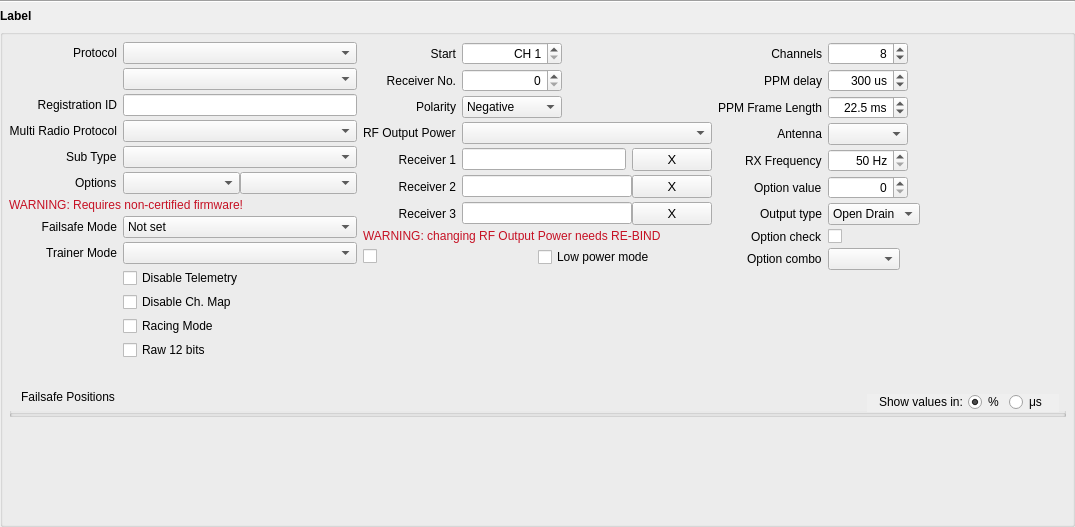
<?xml version="1.0" encoding="UTF-8"?>
<ui version="4.0">
 <class>Module</class>
 <widget class="QWidget" name="Module">
  <property name="geometry">
   <rect>
    <x>0</x>
    <y>0</y>
    <width>1075</width>
    <height>527</height>
   </rect>
  </property>
  <property name="windowTitle">
   <string/>
  </property>
  <property name="styleSheet">
   <string notr="true"/>
  </property>
  <layout class="QVBoxLayout" name="verticalLayout">
   <property name="spacing">
    <number>6</number>
   </property>
   <property name="leftMargin">
    <number>0</number>
   </property>
   <property name="topMargin">
    <number>0</number>
   </property>
   <property name="rightMargin">
    <number>0</number>
   </property>
   <property name="bottomMargin">
    <number>0</number>
   </property>
   <item>
    <widget class="Line" name="line">
     <property name="orientation">
      <enum>Qt::Horizontal</enum>
     </property>
    </widget>
   </item>
   <item>
    <widget class="QLabel" name="label_module">
     <property name="sizePolicy">
      <sizepolicy hsizetype="Expanding" vsizetype="Fixed">
       <horstretch>0</horstretch>
       <verstretch>0</verstretch>
      </sizepolicy>
     </property>
     <property name="font">
      <font>
       <weight>75</weight>
       <bold>true</bold>
      </font>
     </property>
     <property name="text">
      <string notr="true">Label</string>
     </property>
    </widget>
   </item>
   <item>
    <widget class="QGroupBox" name="moduleGB">
     <property name="sizePolicy">
      <sizepolicy hsizetype="Preferred" vsizetype="Preferred">
       <horstretch>0</horstretch>
       <verstretch>0</verstretch>
      </sizepolicy>
     </property>
     <property name="maximumSize">
      <size>
       <width>16777215</width>
       <height>16777215</height>
      </size>
     </property>
     <property name="title">
      <string notr="true"/>
     </property>
     <layout class="QGridLayout" name="gridLayout">
      <property name="leftMargin">
       <number>6</number>
      </property>
      <property name="topMargin">
       <number>7</number>
      </property>
      <property name="rightMargin">
       <number>6</number>
      </property>
      <property name="bottomMargin">
       <number>7</number>
      </property>
      <property name="spacing">
       <number>6</number>
      </property>
      <item row="2" column="0" colspan="3">
       <spacer name="verticalSpacer">
        <property name="orientation">
         <enum>Qt::Vertical</enum>
        </property>
        <property name="sizeHint" stdset="0">
         <size>
          <width>20</width>
          <height>0</height>
         </size>
        </property>
       </spacer>
      </item>
      <item row="0" column="0">
       <layout class="QFormLayout" name="formLayout_col1">
        <property name="labelAlignment">
         <set>Qt::AlignRight|Qt::AlignTrailing|Qt::AlignVCenter</set>
        </property>
        <property name="horizontalSpacing">
         <number>6</number>
        </property>
        <property name="verticalSpacing">
         <number>4</number>
        </property>
        <item row="0" column="0">
         <widget class="QLabel" name="label_protocol">
          <property name="maximumSize">
           <size>
            <width>16777215</width>
            <height>16777215</height>
           </size>
          </property>
          <property name="text">
           <string>Protocol</string>
          </property>
          <property name="alignment">
           <set>Qt::AlignRight|Qt::AlignTrailing|Qt::AlignVCenter</set>
          </property>
         </widget>
        </item>
        <item row="0" column="1">
         <widget class="AutoComboBox" name="protocol">
          <property name="sizePolicy">
           <sizepolicy hsizetype="Minimum" vsizetype="Fixed">
            <horstretch>0</horstretch>
            <verstretch>0</verstretch>
           </sizepolicy>
          </property>
          <property name="minimumSize">
           <size>
            <width>180</width>
            <height>0</height>
           </size>
          </property>
          <property name="sizeAdjustPolicy">
           <enum>QComboBox::AdjustToContents</enum>
          </property>
         </widget>
        </item>
        <item row="1" column="1">
         <widget class="AutoComboBox" name="telemetryBaudrate">
          <property name="sizeAdjustPolicy">
           <enum>QComboBox::AdjustToContents</enum>
          </property>
         </widget>
        </item>
        <item row="2" column="0">
         <widget class="QLabel" name="registrationIdLabel">
          <property name="text">
           <string>Registration ID</string>
          </property>
          <property name="alignment">
           <set>Qt::AlignRight|Qt::AlignTrailing|Qt::AlignVCenter</set>
          </property>
         </widget>
        </item>
        <item row="2" column="1">
         <widget class="QLineEdit" name="registrationId">
          <property name="inputMask">
           <string notr="true"/>
          </property>
          <property name="readOnly">
           <bool>true</bool>
          </property>
         </widget>
        </item>
        <item row="3" column="0">
         <widget class="QLabel" name="label_multiProtocol">
          <property name="text">
           <string>Multi Radio Protocol</string>
          </property>
          <property name="alignment">
           <set>Qt::AlignRight|Qt::AlignTrailing|Qt::AlignVCenter</set>
          </property>
         </widget>
        </item>
        <item row="3" column="1">
         <widget class="QComboBox" name="multiProtocol">
          <property name="sizePolicy">
           <sizepolicy hsizetype="Minimum" vsizetype="Fixed">
            <horstretch>0</horstretch>
            <verstretch>0</verstretch>
           </sizepolicy>
          </property>
          <property name="minimumSize">
           <size>
            <width>150</width>
            <height>0</height>
           </size>
          </property>
          <property name="sizeAdjustPolicy">
           <enum>QComboBox::AdjustToContents</enum>
          </property>
         </widget>
        </item>
        <item row="4" column="0">
         <widget class="QLabel" name="label_multiSubType">
          <property name="text">
           <string>Sub Type</string>
          </property>
         </widget>
        </item>
        <item row="4" column="1">
         <widget class="QComboBox" name="multiSubType">
          <property name="sizePolicy">
           <sizepolicy hsizetype="Minimum" vsizetype="Fixed">
            <horstretch>0</horstretch>
            <verstretch>0</verstretch>
           </sizepolicy>
          </property>
          <property name="minimumSize">
           <size>
            <width>150</width>
            <height>0</height>
           </size>
          </property>
          <property name="sizeAdjustPolicy">
           <enum>QComboBox::AdjustToContents</enum>
          </property>
         </widget>
        </item>
        <item row="6" column="0" colspan="2">
         <widget class="QLabel" name="warning_r9mFlex">
          <property name="palette">
           <palette>
            <active>
             <colorrole role="WindowText">
              <brush brushstyle="SolidPattern">
               <color alpha="255">
                <red>198</red>
                <green>17</green>
                <blue>36</blue>
               </color>
              </brush>
             </colorrole>
            </active>
            <inactive>
             <colorrole role="WindowText">
              <brush brushstyle="SolidPattern">
               <color alpha="255">
                <red>198</red>
                <green>17</green>
                <blue>36</blue>
               </color>
              </brush>
             </colorrole>
            </inactive>
            <disabled>
             <colorrole role="WindowText">
              <brush brushstyle="SolidPattern">
               <color alpha="255">
                <red>106</red>
                <green>104</green>
                <blue>100</blue>
               </color>
              </brush>
             </colorrole>
            </disabled>
           </palette>
          </property>
          <property name="text">
           <string>WARNING: Requires non-certified firmware!</string>
          </property>
         </widget>
        </item>
        <item row="7" column="0">
         <widget class="QLabel" name="label_failsafeMode">
          <property name="maximumSize">
           <size>
            <width>16777215</width>
            <height>16777215</height>
           </size>
          </property>
          <property name="text">
           <string>Failsafe Mode</string>
          </property>
          <property name="alignment">
           <set>Qt::AlignRight|Qt::AlignTrailing|Qt::AlignVCenter</set>
          </property>
         </widget>
        </item>
        <item row="7" column="1">
         <widget class="QComboBox" name="failsafeMode">
          <property name="sizePolicy">
           <sizepolicy hsizetype="Minimum" vsizetype="Fixed">
            <horstretch>0</horstretch>
            <verstretch>0</verstretch>
           </sizepolicy>
          </property>
          <property name="minimumSize">
           <size>
            <width>150</width>
            <height>0</height>
           </size>
          </property>
          <property name="sizeAdjustPolicy">
           <enum>QComboBox::AdjustToContents</enum>
          </property>
          <item>
           <property name="text">
            <string>Not set</string>
           </property>
          </item>
          <item>
           <property name="text">
            <string>Hold</string>
           </property>
          </item>
          <item>
           <property name="text">
            <string>Custom</string>
           </property>
          </item>
          <item>
           <property name="text">
            <string>No Pulses</string>
           </property>
          </item>
          <item>
           <property name="text">
            <string>Receiver</string>
           </property>
          </item>
         </widget>
        </item>
        <item row="8" column="0">
         <widget class="QLabel" name="label_trainerMode">
          <property name="maximumSize">
           <size>
            <width>16777215</width>
            <height>16777215</height>
           </size>
          </property>
          <property name="text">
           <string>Trainer Mode</string>
          </property>
          <property name="alignment">
           <set>Qt::AlignRight|Qt::AlignTrailing|Qt::AlignVCenter</set>
          </property>
         </widget>
        </item>
        <item row="8" column="1">
         <widget class="AutoComboBox" name="trainerMode">
          <property name="sizePolicy">
           <sizepolicy hsizetype="Minimum" vsizetype="Fixed">
            <horstretch>0</horstretch>
            <verstretch>0</verstretch>
           </sizepolicy>
          </property>
          <property name="minimumSize">
           <size>
            <width>150</width>
            <height>0</height>
           </size>
          </property>
          <property name="sizeAdjustPolicy">
           <enum>QComboBox::AdjustToContents</enum>
          </property>
         </widget>
        </item>
        <item row="9" column="1">
         <widget class="QCheckBox" name="disableTelem">
          <property name="text">
           <string>Disable Telemetry</string>
          </property>
         </widget>
        </item>
        <item row="12" column="1">
         <widget class="QCheckBox" name="disableChMap">
          <property name="text">
           <string>Disable Ch. Map</string>
          </property>
         </widget>
        </item>
        <item row="13" column="1">
         <widget class="QCheckBox" name="racingMode">
          <property name="text">
           <string>Racing Mode</string>
          </property>
         </widget>
        </item>
        <item row="14" column="1">
         <widget class="QCheckBox" name="raw12bits">
          <property name="text">
           <string>Raw 12 bits</string>
          </property>
         </widget>
        </item>
        <item row="16" column="0" colspan="2">
         <spacer name="horizontalSpacer_3">
          <property name="orientation">
           <enum>Qt::Horizontal</enum>
          </property>
          <property name="sizeHint" stdset="0">
           <size>
            <width>40</width>
            <height>20</height>
           </size>
          </property>
         </spacer>
        </item>
        <item row="5" column="0">
         <widget class="QLabel" name="label_afhds2aOptions">
          <property name="text">
           <string>Options</string>
          </property>
         </widget>
        </item>
        <item row="5" column="1">
         <layout class="QHBoxLayout" name="horizontalLayout_3">
          <item>
           <widget class="QComboBox" name="cboAfhds2aOpt1"/>
          </item>
          <item>
           <widget class="QComboBox" name="cboAfhds2aOpt2"/>
          </item>
         </layout>
        </item>
       </layout>
      </item>
      <item row="0" column="1">
       <layout class="QFormLayout" name="formLayout_2">
        <property name="labelAlignment">
         <set>Qt::AlignRight|Qt::AlignTrailing|Qt::AlignVCenter</set>
        </property>
        <property name="horizontalSpacing">
         <number>6</number>
        </property>
        <property name="verticalSpacing">
         <number>4</number>
        </property>
        <item row="0" column="0">
         <widget class="QLabel" name="label_channelsStart">
          <property name="maximumSize">
           <size>
            <width>16777215</width>
            <height>16777215</height>
           </size>
          </property>
          <property name="text">
           <string>Start</string>
          </property>
          <property name="alignment">
           <set>Qt::AlignRight|Qt::AlignTrailing|Qt::AlignVCenter</set>
          </property>
         </widget>
        </item>
        <item row="0" column="1">
         <widget class="QSpinBox" name="channelsStart">
          <property name="sizePolicy">
           <sizepolicy hsizetype="Maximum" vsizetype="Fixed">
            <horstretch>0</horstretch>
            <verstretch>0</verstretch>
           </sizepolicy>
          </property>
          <property name="minimumSize">
           <size>
            <width>100</width>
            <height>0</height>
           </size>
          </property>
          <property name="alignment">
           <set>Qt::AlignRight|Qt::AlignTrailing|Qt::AlignVCenter</set>
          </property>
          <property name="suffix">
           <string/>
          </property>
          <property name="prefix">
           <string>CH </string>
          </property>
          <property name="minimum">
           <number>1</number>
          </property>
          <property name="maximum">
           <number>32</number>
          </property>
          <property name="singleStep">
           <number>1</number>
          </property>
          <property name="value">
           <number>1</number>
          </property>
         </widget>
        </item>
        <item row="1" column="0">
         <widget class="QLabel" name="label_rxNumber">
          <property name="maximumSize">
           <size>
            <width>16777215</width>
            <height>16777215</height>
           </size>
          </property>
          <property name="text">
           <string>Receiver No.</string>
          </property>
          <property name="alignment">
           <set>Qt::AlignRight|Qt::AlignTrailing|Qt::AlignVCenter</set>
          </property>
         </widget>
        </item>
        <item row="1" column="1">
         <widget class="QSpinBox" name="rxNumber">
          <property name="sizePolicy">
           <sizepolicy hsizetype="Maximum" vsizetype="Fixed">
            <horstretch>0</horstretch>
            <verstretch>0</verstretch>
           </sizepolicy>
          </property>
          <property name="minimumSize">
           <size>
            <width>100</width>
            <height>0</height>
           </size>
          </property>
          <property name="alignment">
           <set>Qt::AlignRight|Qt::AlignTrailing|Qt::AlignVCenter</set>
          </property>
          <property name="suffix">
           <string/>
          </property>
          <property name="minimum">
           <number>0</number>
          </property>
          <property name="maximum">
           <number>63</number>
          </property>
          <property name="singleStep">
           <number>1</number>
          </property>
          <property name="value">
           <number>0</number>
          </property>
         </widget>
        </item>
        <item row="2" column="0">
         <widget class="QLabel" name="label_ppmPolarity">
          <property name="maximumSize">
           <size>
            <width>16777215</width>
            <height>16777215</height>
           </size>
          </property>
          <property name="text">
           <string>Polarity</string>
          </property>
          <property name="alignment">
           <set>Qt::AlignRight|Qt::AlignTrailing|Qt::AlignVCenter</set>
          </property>
         </widget>
        </item>
        <item row="2" column="1">
         <widget class="QComboBox" name="ppmPolarity">
          <property name="sizePolicy">
           <sizepolicy hsizetype="Maximum" vsizetype="Fixed">
            <horstretch>0</horstretch>
            <verstretch>0</verstretch>
           </sizepolicy>
          </property>
          <property name="minimumSize">
           <size>
            <width>100</width>
            <height>0</height>
           </size>
          </property>
          <property name="sizeAdjustPolicy">
           <enum>QComboBox::AdjustToContents</enum>
          </property>
          <item>
           <property name="text">
            <string>Negative</string>
           </property>
          </item>
          <item>
           <property name="text">
            <string>Positive</string>
           </property>
          </item>
         </widget>
        </item>
        <item row="3" column="0">
         <widget class="QLabel" name="label_r9mPower">
          <property name="text">
           <string>RF Output Power</string>
          </property>
         </widget>
        </item>
        <item row="3" column="1">
         <widget class="QComboBox" name="r9mPower"/>
        </item>
        <item row="4" column="0">
         <widget class="QLabel" name="rx1Label">
          <property name="text">
           <string>Receiver 1</string>
          </property>
          <property name="alignment">
           <set>Qt::AlignRight|Qt::AlignTrailing|Qt::AlignVCenter</set>
          </property>
         </widget>
        </item>
        <item row="4" column="1">
         <layout class="QHBoxLayout" name="rx1Layout">
          <property name="spacing">
           <number>6</number>
          </property>
          <property name="topMargin">
           <number>0</number>
          </property>
          <property name="bottomMargin">
           <number>0</number>
          </property>
          <item>
           <widget class="QLineEdit" name="rx1">
            <property name="text">
             <string/>
            </property>
            <property name="readOnly">
             <bool>true</bool>
            </property>
            <property name="clearButtonEnabled">
             <bool>false</bool>
            </property>
           </widget>
          </item>
          <item>
           <widget class="QPushButton" name="clearRx1">
            <property name="sizePolicy">
             <sizepolicy hsizetype="Minimum" vsizetype="Minimum">
              <horstretch>0</horstretch>
              <verstretch>0</verstretch>
             </sizepolicy>
            </property>
            <property name="font">
             <font>
              <pointsize>10</pointsize>
             </font>
            </property>
            <property name="text">
             <string>X</string>
            </property>
            <property name="flat">
             <bool>false</bool>
            </property>
           </widget>
          </item>
         </layout>
        </item>
        <item row="5" column="0">
         <widget class="QLabel" name="rx2Label">
          <property name="text">
           <string>Receiver 2</string>
          </property>
          <property name="alignment">
           <set>Qt::AlignRight|Qt::AlignTrailing|Qt::AlignVCenter</set>
          </property>
         </widget>
        </item>
        <item row="5" column="1">
         <layout class="QHBoxLayout" name="rx2Layout">
          <item>
           <widget class="QLineEdit" name="rx2">
            <property name="readOnly">
             <bool>true</bool>
            </property>
           </widget>
          </item>
          <item>
           <widget class="QPushButton" name="clearRx2">
            <property name="font">
             <font>
              <pointsize>10</pointsize>
             </font>
            </property>
            <property name="text">
             <string>X</string>
            </property>
            <property name="flat">
             <bool>false</bool>
            </property>
           </widget>
          </item>
         </layout>
        </item>
        <item row="6" column="0">
         <widget class="QLabel" name="rx3Label">
          <property name="text">
           <string>Receiver 3</string>
          </property>
          <property name="alignment">
           <set>Qt::AlignRight|Qt::AlignTrailing|Qt::AlignVCenter</set>
          </property>
         </widget>
        </item>
        <item row="6" column="1">
         <layout class="QHBoxLayout" name="rx3Layout">
          <item>
           <widget class="QLineEdit" name="rx3">
            <property name="readOnly">
             <bool>true</bool>
            </property>
           </widget>
          </item>
          <item>
           <widget class="QPushButton" name="clearRx3">
            <property name="font">
             <font>
              <pointsize>10</pointsize>
             </font>
            </property>
            <property name="text">
             <string>X</string>
            </property>
            <property name="flat">
             <bool>false</bool>
            </property>
           </widget>
          </item>
         </layout>
        </item>
        <item row="7" column="0" colspan="2">
         <widget class="QLabel" name="warning_r9mPower">
          <property name="palette">
           <palette>
            <active>
             <colorrole role="WindowText">
              <brush brushstyle="SolidPattern">
               <color alpha="255">
                <red>198</red>
                <green>17</green>
                <blue>36</blue>
               </color>
              </brush>
             </colorrole>
            </active>
            <inactive>
             <colorrole role="WindowText">
              <brush brushstyle="SolidPattern">
               <color alpha="255">
                <red>198</red>
                <green>17</green>
                <blue>36</blue>
               </color>
              </brush>
             </colorrole>
            </inactive>
            <disabled>
             <colorrole role="WindowText">
              <brush brushstyle="SolidPattern">
               <color alpha="255">
                <red>106</red>
                <green>104</green>
                <blue>100</blue>
               </color>
              </brush>
             </colorrole>
            </disabled>
           </palette>
          </property>
          <property name="text">
           <string>WARNING: changing RF Output Power needs RE-BIND</string>
          </property>
         </widget>
        </item>
        <item row="8" column="0" colspan="2">
         <layout class="QHBoxLayout" name="horizontalLayout_2">
          <item>
           <widget class="QCheckBox" name="autoBind">
            <property name="text">
             <string/>
            </property>
           </widget>
          </item>
          <item>
           <widget class="QCheckBox" name="lowPower">
            <property name="text">
             <string>Low power mode</string>
            </property>
           </widget>
          </item>
         </layout>
        </item>
        <item row="9" column="0" colspan="2">
         <spacer name="horizontalSpacer_2">
          <property name="orientation">
           <enum>Qt::Horizontal</enum>
          </property>
          <property name="sizeHint" stdset="0">
           <size>
            <width>40</width>
            <height>20</height>
           </size>
          </property>
         </spacer>
        </item>
       </layout>
      </item>
      <item row="0" column="2">
       <layout class="QFormLayout" name="formLayout_3">
        <property name="labelAlignment">
         <set>Qt::AlignRight|Qt::AlignTrailing|Qt::AlignVCenter</set>
        </property>
        <property name="horizontalSpacing">
         <number>6</number>
        </property>
        <property name="verticalSpacing">
         <number>4</number>
        </property>
        <item row="0" column="0">
         <widget class="QLabel" name="label_channelsCount">
          <property name="sizePolicy">
           <sizepolicy hsizetype="Preferred" vsizetype="Preferred">
            <horstretch>0</horstretch>
            <verstretch>0</verstretch>
           </sizepolicy>
          </property>
          <property name="maximumSize">
           <size>
            <width>16777215</width>
            <height>16777215</height>
           </size>
          </property>
          <property name="text">
           <string>Channels</string>
          </property>
          <property name="alignment">
           <set>Qt::AlignRight|Qt::AlignTrailing|Qt::AlignVCenter</set>
          </property>
         </widget>
        </item>
        <item row="0" column="1">
         <widget class="QSpinBox" name="channelsCount">
          <property name="sizePolicy">
           <sizepolicy hsizetype="Maximum" vsizetype="Fixed">
            <horstretch>0</horstretch>
            <verstretch>0</verstretch>
           </sizepolicy>
          </property>
          <property name="minimumSize">
           <size>
            <width>80</width>
            <height>0</height>
           </size>
          </property>
          <property name="alignment">
           <set>Qt::AlignRight|Qt::AlignTrailing|Qt::AlignVCenter</set>
          </property>
          <property name="suffix">
           <string/>
          </property>
          <property name="minimum">
           <number>4</number>
          </property>
          <property name="maximum">
           <number>16</number>
          </property>
          <property name="singleStep">
           <number>2</number>
          </property>
          <property name="value">
           <number>8</number>
          </property>
         </widget>
        </item>
        <item row="1" column="0">
         <widget class="QLabel" name="label_ppmDelay">
          <property name="maximumSize">
           <size>
            <width>16777215</width>
            <height>16777215</height>
           </size>
          </property>
          <property name="text">
           <string>PPM delay</string>
          </property>
          <property name="alignment">
           <set>Qt::AlignRight|Qt::AlignTrailing|Qt::AlignVCenter</set>
          </property>
         </widget>
        </item>
        <item row="1" column="1">
         <widget class="QSpinBox" name="ppmDelay">
          <property name="sizePolicy">
           <sizepolicy hsizetype="Maximum" vsizetype="Fixed">
            <horstretch>0</horstretch>
            <verstretch>0</verstretch>
           </sizepolicy>
          </property>
          <property name="minimumSize">
           <size>
            <width>80</width>
            <height>0</height>
           </size>
          </property>
          <property name="alignment">
           <set>Qt::AlignRight|Qt::AlignTrailing|Qt::AlignVCenter</set>
          </property>
          <property name="suffix">
           <string> us</string>
          </property>
          <property name="minimum">
           <number>100</number>
          </property>
          <property name="maximum">
           <number>800</number>
          </property>
          <property name="singleStep">
           <number>50</number>
          </property>
          <property name="value">
           <number>300</number>
          </property>
         </widget>
        </item>
        <item row="2" column="0">
         <widget class="QLabel" name="label_ppmFrameLength">
          <property name="maximumSize">
           <size>
            <width>16777215</width>
            <height>16777215</height>
           </size>
          </property>
          <property name="text">
           <string>PPM Frame Length</string>
          </property>
          <property name="alignment">
           <set>Qt::AlignRight|Qt::AlignTrailing|Qt::AlignVCenter</set>
          </property>
         </widget>
        </item>
        <item row="2" column="1">
         <widget class="QDoubleSpinBox" name="ppmFrameLength">
          <property name="sizePolicy">
           <sizepolicy hsizetype="Maximum" vsizetype="Fixed">
            <horstretch>0</horstretch>
            <verstretch>0</verstretch>
           </sizepolicy>
          </property>
          <property name="minimumSize">
           <size>
            <width>80</width>
            <height>0</height>
           </size>
          </property>
          <property name="alignment">
           <set>Qt::AlignRight|Qt::AlignTrailing|Qt::AlignVCenter</set>
          </property>
          <property name="suffix">
           <string> ms</string>
          </property>
          <property name="decimals">
           <number>1</number>
          </property>
          <property name="minimum">
           <double>12.500000000000000</double>
          </property>
          <property name="maximum">
           <double>32.500000000000000</double>
          </property>
          <property name="singleStep">
           <double>0.500000000000000</double>
          </property>
          <property name="value">
           <double>22.500000000000000</double>
          </property>
         </widget>
        </item>
        <item row="3" column="0">
         <widget class="QLabel" name="antennaLabel">
          <property name="maximumSize">
           <size>
            <width>16777215</width>
            <height>16777215</height>
           </size>
          </property>
          <property name="text">
           <string>Antenna</string>
          </property>
          <property name="alignment">
           <set>Qt::AlignRight|Qt::AlignTrailing|Qt::AlignVCenter</set>
          </property>
         </widget>
        </item>
        <item row="3" column="1">
         <widget class="AutoComboBox" name="antennaMode">
          <property name="sizePolicy">
           <sizepolicy hsizetype="Maximum" vsizetype="Fixed">
            <horstretch>0</horstretch>
            <verstretch>0</verstretch>
           </sizepolicy>
          </property>
          <property name="minimumSize">
           <size>
            <width>80</width>
            <height>0</height>
           </size>
          </property>
          <property name="sizeAdjustPolicy">
           <enum>QComboBox::AdjustToContents</enum>
          </property>
         </widget>
        </item>
        <item row="4" column="0">
         <widget class="QLabel" name="label_rxFreq">
          <property name="text">
           <string>RX Frequency</string>
          </property>
         </widget>
        </item>
        <item row="5" column="0">
         <widget class="QLabel" name="label_option">
          <property name="text">
           <string>Option value</string>
          </property>
         </widget>
        </item>
        <item row="5" column="1">
         <widget class="QSpinBox" name="optionValue">
          <property name="sizePolicy">
           <sizepolicy hsizetype="Maximum" vsizetype="Fixed">
            <horstretch>0</horstretch>
            <verstretch>0</verstretch>
           </sizepolicy>
          </property>
          <property name="minimumSize">
           <size>
            <width>80</width>
            <height>0</height>
           </size>
          </property>
          <property name="alignment">
           <set>Qt::AlignRight|Qt::AlignTrailing|Qt::AlignVCenter</set>
          </property>
         </widget>
        </item>
        <item row="6" column="0">
         <widget class="QLabel" name="label_ppmOutputType">
          <property name="text">
           <string>Output type</string>
          </property>
         </widget>
        </item>
        <item row="6" column="1">
         <widget class="QComboBox" name="ppmOutputType">
          <property name="sizePolicy">
           <sizepolicy hsizetype="Maximum" vsizetype="Fixed">
            <horstretch>0</horstretch>
            <verstretch>0</verstretch>
           </sizepolicy>
          </property>
          <property name="sizeAdjustPolicy">
           <enum>QComboBox::AdjustToContents</enum>
          </property>
          <item>
           <property name="text">
            <string>Open Drain</string>
           </property>
          </item>
          <item>
           <property name="text">
            <string>Push Pull</string>
           </property>
          </item>
         </widget>
        </item>
        <item row="9" column="0" colspan="2">
         <spacer name="horizontalSpacer">
          <property name="orientation">
           <enum>Qt::Horizontal</enum>
          </property>
          <property name="sizeHint" stdset="0">
           <size>
            <width>40</width>
            <height>20</height>
           </size>
          </property>
         </spacer>
        </item>
        <item row="4" column="1">
         <widget class="QSpinBox" name="rxFreq">
          <property name="sizePolicy">
           <sizepolicy hsizetype="Maximum" vsizetype="Fixed">
            <horstretch>0</horstretch>
            <verstretch>0</verstretch>
           </sizepolicy>
          </property>
          <property name="minimumSize">
           <size>
            <width>80</width>
            <height>0</height>
           </size>
          </property>
          <property name="alignment">
           <set>Qt::AlignRight|Qt::AlignTrailing|Qt::AlignVCenter</set>
          </property>
          <property name="suffix">
           <string> Hz</string>
          </property>
          <property name="minimum">
           <number>50</number>
          </property>
          <property name="maximum">
           <number>400</number>
          </property>
         </widget>
        </item>
        <item row="7" column="0">
         <widget class="QLabel" name="lblChkOption">
          <property name="text">
           <string>Option check</string>
          </property>
         </widget>
        </item>
        <item row="7" column="1">
         <widget class="QCheckBox" name="chkOption">
          <property name="text">
           <string/>
          </property>
         </widget>
        </item>
        <item row="8" column="0">
         <widget class="QLabel" name="lblCboOption">
          <property name="text">
           <string>Option combo</string>
          </property>
         </widget>
        </item>
        <item row="8" column="1">
         <widget class="QComboBox" name="cboOption">
          <property name="sizePolicy">
           <sizepolicy hsizetype="Maximum" vsizetype="Fixed">
            <horstretch>0</horstretch>
            <verstretch>0</verstretch>
           </sizepolicy>
          </property>
          <property name="sizeAdjustPolicy">
           <enum>QComboBox::AdjustToContents</enum>
          </property>
         </widget>
        </item>
       </layout>
      </item>
      <item row="1" column="0" colspan="3">
       <widget class="QGroupBox" name="failsafesGroupBox">
        <property name="styleSheet">
         <string notr="true">QGroupBox {padding-top: -10px; margin-top: 5px;}
QGroupBox::title { subcontrol-origin: margin; subcontrol-position: top left; padding-left: 10px; padding-right: 10px; }</string>
        </property>
        <property name="title">
         <string>Failsafe Positions</string>
        </property>
        <layout class="QVBoxLayout" name="verticalLayout_2">
         <property name="spacing">
          <number>3</number>
         </property>
         <property name="leftMargin">
          <number>6</number>
         </property>
         <property name="topMargin">
          <number>4</number>
         </property>
         <property name="rightMargin">
          <number>6</number>
         </property>
         <property name="bottomMargin">
          <number>4</number>
         </property>
         <item alignment="Qt::AlignRight">
          <widget class="QWidget" name="widgetValueType" native="true">
           <property name="autoFillBackground">
            <bool>true</bool>
           </property>
           <layout class="QHBoxLayout" name="horizontalLayout">
            <property name="spacing">
             <number>5</number>
            </property>
            <property name="leftMargin">
             <number>12</number>
            </property>
            <property name="topMargin">
             <number>0</number>
            </property>
            <property name="rightMargin">
             <number>12</number>
            </property>
            <property name="bottomMargin">
             <number>2</number>
            </property>
            <item>
             <widget class="QLabel" name="label">
              <property name="text">
               <string>Show values in:</string>
              </property>
             </widget>
            </item>
            <item>
             <widget class="QRadioButton" name="optPercent">
              <property name="text">
               <string extracomment="abbreviation for percent">%</string>
              </property>
              <property name="checked">
               <bool>true</bool>
              </property>
              <attribute name="buttonGroup">
               <string notr="true">btnGrpValueType</string>
              </attribute>
             </widget>
            </item>
            <item>
             <widget class="QRadioButton" name="optUs">
              <property name="text">
               <string extracomment="abbreviation for microseconds">μs</string>
              </property>
              <attribute name="buttonGroup">
               <string notr="true">btnGrpValueType</string>
              </attribute>
             </widget>
            </item>
           </layout>
          </widget>
         </item>
         <item>
          <layout class="QGridLayout" name="failsafesLayout">
           <property name="spacing">
            <number>6</number>
           </property>
          </layout>
         </item>
        </layout>
       </widget>
      </item>
     </layout>
    </widget>
   </item>
  </layout>
 </widget>
 <customwidgets>
  <customwidget>
   <class>AutoComboBox</class>
   <extends>QComboBox</extends>
   <header>autocombobox.h</header>
  </customwidget>
 </customwidgets>
 <tabstops>
  <tabstop>protocol</tabstop>
  <tabstop>channelsStart</tabstop>
  <tabstop>channelsCount</tabstop>
  <tabstop>failsafeMode</tabstop>
 </tabstops>
 <resources/>
 <connections/>
 <buttongroups>
  <buttongroup name="btnGrpValueType"/>
 </buttongroups>
</ui>
